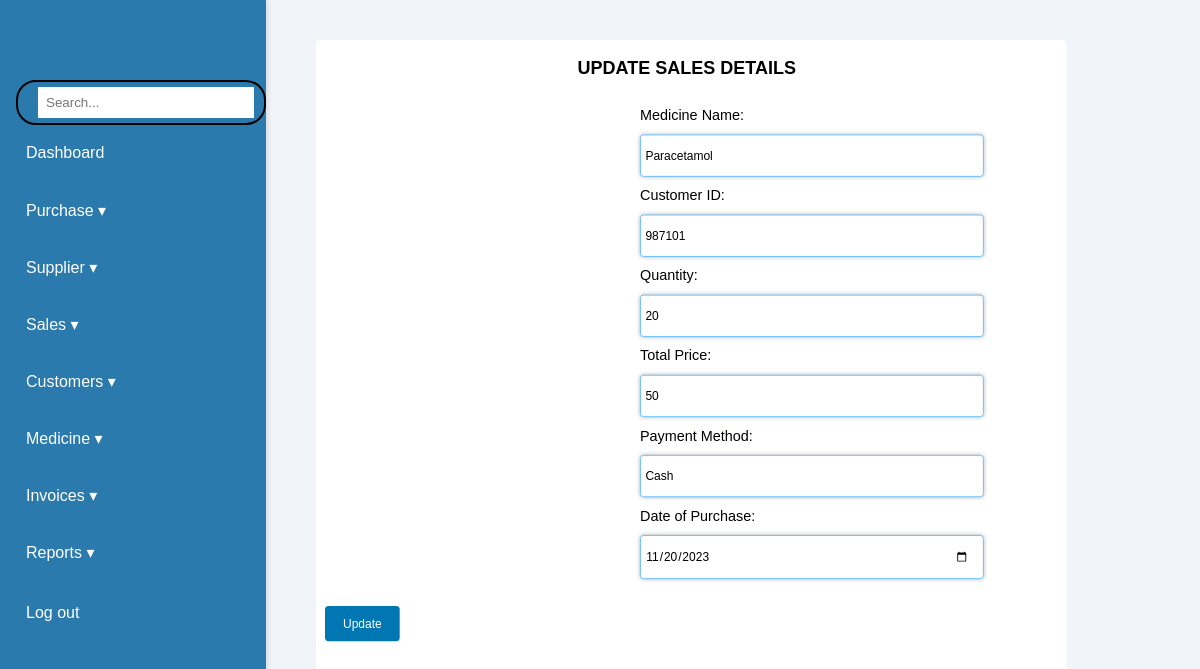
The app's page /Sales-update.php?med=Paracetamol&cid=987101&qty=20&total=50&payment=Cash&date=2023-11-20 with its own data.
### tables this page shows
CREATE TABLE `sales` (
  `Medicine Name` varchar(255) NOT NULL,
  `Customer ID` int(11) NOT NULL,
  `Quantity` int(11) NOT NULL,
  `Total price` int(11) NOT NULL,
  `Payment method` varchar(50) NOT NULL,
  `Date` date NOT NULL
);

### Sales-update.php (the view, shortened to what this page needs)
<?php
include "config.php";
if (isset($_GET['med'])) {
    $medicineName = $_GET['med'];
    $qry1 = "SELECT * FROM sales WHERE `Medicine Name`='$medicineName'";
    $result = $conn->query($qry1);
    $row = $result->fetch_assoc();
}
?>
<!DOCTYPE html>
<html lang="en">
<head>
    <link rel="stylesheet" href="style.css">
    <link rel="stylesheet" href="Purchase.css">
</head>
<body>
<div class="container">
<aside class="sidebar">
            <div class="profile">
            </div>
            <div class="search-bar">
                <input type="text" id="searchInput" placeholder="Search..." onkeyup="filterCards()">
            </div>
            <nav>
                <ul>
                    <li>
                        <ion-icon name="home-outline"></ion-icon> <a href="index.php">Dashboard</a>
                    </li>
                    <li>
                        <span class="dropdown">
                            <ion-icon name="cart-outline"></ion-icon> Purchase &#9662;
                        </span>
                    </li>
                    <li>
                        <span class="dropdown">
                            <ion-icon name="person-add-outline"></ion-icon> Supplier &#9662;
                        </span>
                    </li>
                    <li>
                        <span class="dropdown">
                            <ion-icon name="cash-outline"></ion-icon> Sales &#9662;
                        </span>
                    </li>
                    <li>
                    <span class="dropdown">
                            <ion-icon name="people-circle"></ion-icon> Customers &#9662;
                        </span>
                    </li>
                    <li>
                        <span class="dropdown">
                            <ion-icon name="medkit-outline"></ion-icon> Medicine &#9662;
                        </span>
                    </li>
                    <li>
                        <span class="dropdown">
                            <ion-icon name="document-text-outline"></ion-icon> Invoices &#9662;
                        </span>
                    </li>
                    <li>
                        <span class="dropdown">
                            <ion-icon name="analytics-outline"></ion-icon> Reports &#9662;
                        </span>
                    </li>
                    <ul>
                    <li>
                        <ion-icon name="home-outline"></ion-icon> <a href="login.php">Log out</a>
                    </li>
                </ul>
            </nav>
        </aside>
        <br><br><br><br><br><br><br>
    <div class="one row" >
		<form action="<?=$_SERVER['PHP_SELF']?>" method="post">
			<div class="head">
	<h2>UPDATE SALES DETAILS</h2>
	</div>
 <div class="column"style="margin-left:350px">
 <label for="med">Medicine Name:</label>
<input type="text" name="med" value="<?php echo $row['Medicine Name']; ?>" readonly><br>
<p>
<label for="cid">Customer ID:</label>
<input type="number" name="cid" value="<?php echo $row['Customer ID']; ?>"><br>
</p>
<p>
<label for="qty">Quantity:</label>
<input type="number" name="qty" value="<?php echo $row['Quantity']; ?>"><br>
</p>
<p>
<label for="total">Total Price:</label>
<input type="number" name="total" value="<?php echo $row['Total price']; ?>"><br>
</p>
<p>
<label for="payment">Payment Method:</label>
<input type="text" name="payment" value="<?php echo $row['Payment method']; ?>"><br>
</p>
<p>
<label for="date">Date of Purchase:</label>
<input type="date" name="date" value="<?php echo $row['Date']; ?>"><br>
</p>
</div>
<input type="submit" name="update" value="Update">
	</form>
            <br>
		</div>
	</div>
    </body>
</html>

### style.css (style rules this page uses)
body { font-family: 'Poppins', sans-serif; margin: 0; padding: 0; background-color: #f1f5f9; }
.container { display: flex; height: 100vh; }
.sidebar .profile { display: flex; align-items: center; margin-top: 40px; margin-bottom: 20px; }
.sidebar { width: 280px; background-color: #2b7aae; color: white; padding-left: 1rem; box-shadow: 2px 0 5px rgba(0, 0, 0, 0.1); z-index: 100; }
.sidebar nav ul { list-style-type: none; padding: 0; }
.sidebar nav ul li { padding: 15px 0; cursor: pointer; transition: background-color 0.3s; position: relative; width: 100%; margin-bottom: 0.5rem; }
.sidebar nav ul li a { text-decoration: none; color: white; }
.dropdown { cursor: pointer; display: flex; align-items: center; }
.search-bar { display: flex; align-items: center; border: 2px solid black; border-radius: 20px; padding: 5px 10px; width: 250px; }
.search-bar input { border: none; outline: none; padding: 8px; width: 100%; }
* { margin: 0; padding: 0; font-family: 'Poppins', sans-serif; box-sizing: border-box; }
h2 { font-size: 2em; color:aliceblue; text-align: center; }

### Purchase.css (style rules this page uses)
.one { border-radius: 5px; box-sizing: border-box; background-color: white; padding: 20px; padding-left: 10px; width: 80%; margin: 0 auto; margin-top: 0%; margin-bottom: 0%; margin-left: 50px; margin-right: 50px; font-family: Arial; transform-origin:0%; transform: scale(0.9); }
.column { float: left; width: 50%; }
.row:after { content: ""; display: table; clear: both; }
.column input[type=text],input[type=number],input[type=date],select { width: 95%; padding: 15px; padding-left: 5px; border: 1px solid #61bffd; border-radius: 4px; box-shadow: 0 0 5px rgba(0, 0, 0, 0.3); }
label { padding: 12px 12px 12px 0; display: inline-block; }
input[type=submit] { background-color: #0077b3; color: white; padding: 12px 20px; border: none; border-radius: 4px; cursor: pointer; display:inline-block; margin-top:20px; margin-top: 30px; }
.head h2 { color:black ; margin-bottom: 20px; font-size:20px ; align-items: flex-end; }

### records on screen
sales: med "Paracetamol", cid "987101", qty "20", total "50", payment "Cash", date "11/20/2023"
